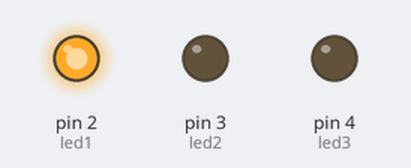
Recording of a sketch running on a simulated Arduino Uno, built with avr-gcc and run on an emulated ATmega328P. Parts: output pins drawn as LEDs (lit = HIGH).

Above: at 0.2 s.
At 0.7 s:
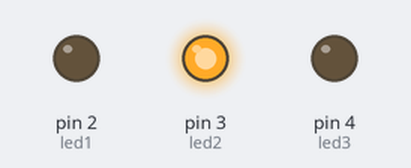
At 2.7 s:
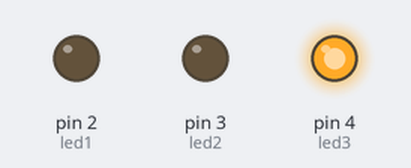
Timing chart, 0 to 3.5 s (numbered marks = the images above):
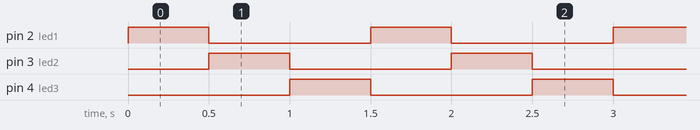

The sketch:

Ejemplo1.ino
```cpp
// Pins
int led1 = 2;
int led2 = 3;
int led3 = 4;

void setup() {
  // Inicializamos los pins digitales como salida
  // Queremos que alimenten electricamente los leds
  pinMode(led1, OUTPUT);
  pinMode(led2, OUTPUT);
  pinMode(led3, OUTPUT);
}

// El loop es llamado una y otra vez sin parar
void loop() {
  digitalWrite(led1, HIGH); // Voltaje a - HIGH para el led 1.
  delay(500);

  digitalWrite(led1, LOW); // Voltaje a - LOW para el led 1.
  digitalWrite(led2, HIGH); // Voltaje a - HIGH para el led 2.
  delay(500);

  digitalWrite(led2, LOW); // Voltaje a - LOW para el led 1.
  digitalWrite(led3, HIGH); // Voltaje a - HIGH para el led 2.
  delay(500);

  digitalWrite(led3, LOW); // Voltaje a - LOW para el led 3.
}
```

Measured:
- by itself, pin 2 (led1), pin 3 (led2), pin 4 (led3): alternates HIGH for 0.50 s and LOW for 1.0 s
- by itself, everything shown: repeats every 1.5 s, in 4 steps
